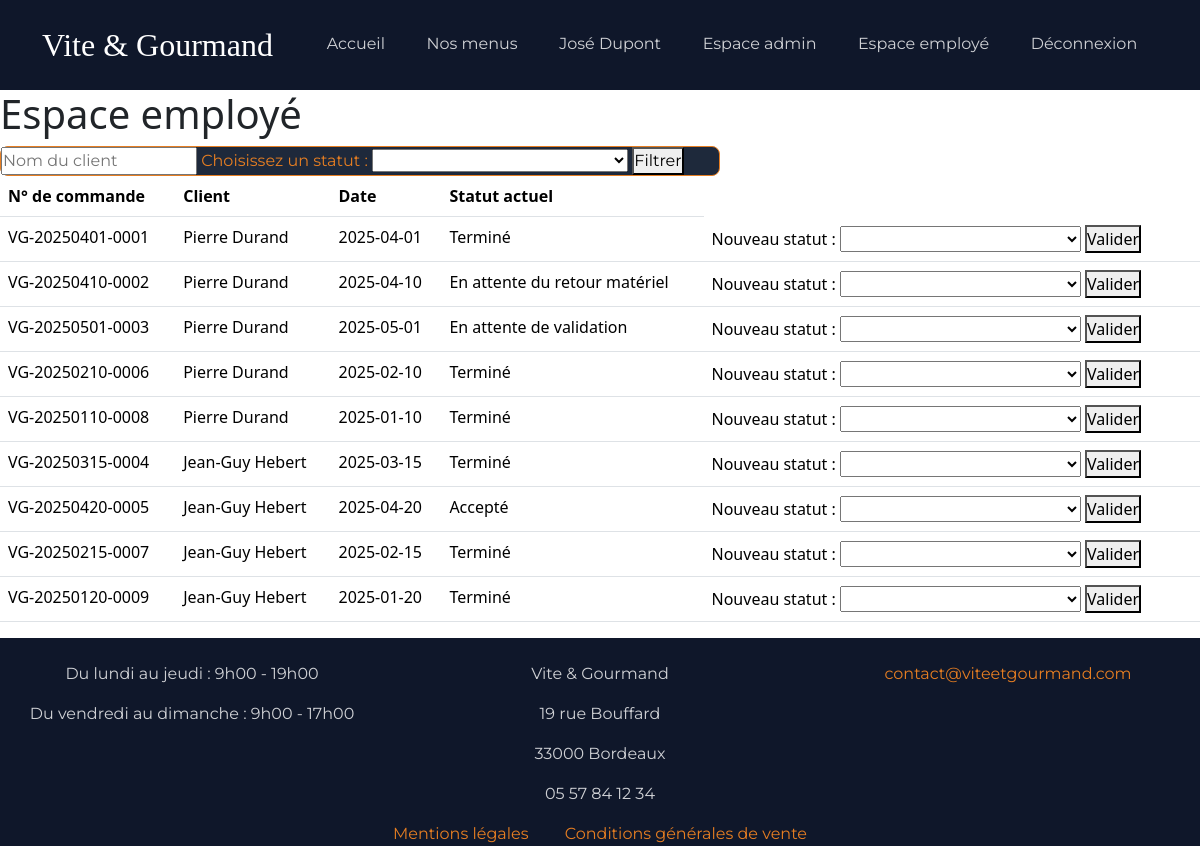
Screenshot of /employe (signed in) with the database file from the repository.
### tables this page shows
CREATE TABLE commande(
   Id_commande INT AUTO_INCREMENT,
   date_commande DATE NOT NULL,
   nbre_pers INT NOT NULL,
   nbre_pers_vegetarien INT,
   montant_total DECIMAL(15,2) NOT NULL,
   prix_livraison DECIMAL(15,2),
   type_livraison VARCHAR(50) NOT NULL,
   adresse_livraison VARCHAR(255),
   code_postal_livraison INT,
   ville_livraison VARCHAR(255) ,
   heure_livraison TIME NOT NULL,
   date_livraison DATE NOT NULL,
   pret_materiel BOOLEAN DEFAULT 0,
   restitution_materiel BOOLEAN DEFAULT 0,
   Id_menu INT NOT NULL,
   Id_Utilisateur INT NOT NULL,
   PRIMARY KEY(Id_commande),
   FOREIGN KEY(Id_menu) REFERENCES menu(Id_menu),
   FOREIGN KEY(Id_Utilisateur) REFERENCES utilisateur(Id_Utilisateur)
);

CREATE TABLE utilisateur(
   Id_Utilisateur INT AUTO_INCREMENT,
   nom VARCHAR(255) NOT NULL,
   prenom VARCHAR(255) NOT NULL,
   email VARCHAR(255) NOT NULL,
   mot_de_passe VARCHAR(255) NOT NULL,
   telephone VARCHAR(50) NOT NULL,
   adresse VARCHAR(255) NOT NULL,
   code_postal VARCHAR(50) NOT NULL,
   ville VARCHAR(255) NOT NULL,
   actif BOOLEAN NOT NULL DEFAULT 1,
   Id_role INT NOT NULL,
    
   must_change_password BOOLEAN NOT NULL DEFAULT 0,
   PRIMARY KEY(Id_Utilisateur),
   UNIQUE(email),
   FOREIGN KEY(Id_role) REFERENCES roles(Id_role)
);

### src/controllers/EmployeController.php (called while the page is built, shortened)
<?php
class EmployeController
{
    public function showOrders()
    {
        $filters = [
            'statut' => $_GET['statut'] ?? null,
            'client' => $_GET['client'] ?? null,
        ];
        $orders = EmployeModel::getAllOrders($filters);
        require_once(__DIR__ . '/../views/employe/commandes.php');
    }
}

### src/core/Router.php (called while the page is built, shortened)
<?php
class Router
{
    private $routes = [];
    public function add($url, $action)
    {
        $this->routes[$url] = $action;
    }
    public function dispatch()
    {
        $path = parse_url($_SERVER['REQUEST_URI'], PHP_URL_PATH);
        $path = rtrim($path, "/");
        try {
            $action = $this->routes[$path];
            $nomMethode = $action[1];
            $controller = new $nomController();
            $controller->$nomMethode();
        } catch (\Throwable $th) {
            http_response_code(500);
            die("Erreur serveur : " . $th->getMessage());
        }
    }
}

### public/index.php (called while the page is built, shortened)
<?php
$router = new Router();
$router->add('/', [HomeController::class, 'index']);
$router->add('/menus', [MenuController::class, 'index']);
$router->add('/menus/detail', [MenuController::class, 'showDetails']);
$router->add('/menus/filter', [MenuController::class, 'filter']);
$router->add('/connexion', [AuthController::class, 'handleLogin']);
$router->add('/logout', [AuthController::class, 'logout']);
$router->add('/inscription', [AuthController::class, 'handleSignUp']);
$router->add('/mot-de-passe-oublie', [AuthController::class, 'handleResetPassword']);
$router->add('/contact', []);
$router->add('/avis', []);
$router->add('/commande', [OrderController::class, 'handleOrder']);
$router->add('/mon-espace', []);
$router->add('/mon-espace/commandes', [OrderController::class, 'showUserOrders']);
$router->add('/mon-espace/commandes/modifier', [OrderController::class, 'updateOrder']);
$router->add('/mon-espace/commandes/annuler', [OrderController::class, 'deleteOrder']);
$router->add('/mon-espace/avis', [OrderController::class, 'LeaveReview']);
$router->add('/mon-espace/profil', [UserController::class, 'updateProfil']);
$router->add('/employe', [EmployeController::class, 'showOrders']);
$router->add('/employe/statut', [EmployeController::class, 'handleUpdateStatus']);
$router->add('/employe/menus', [EmployeController::class, 'handleMenus']);
$router->add('/employe/avis', [EmployeController::class, 'handleReviews']);
$router->add('/admin', []);
$router->dispatch();

### src/models/EmployeModel.php (called while the page is built, shortened)
<?php
class EmployeModel
{
    public static function getAllOrders($filters)
    {
        $pdo = DatabaseConnection::getInstance();
        $sql = "SELECT commande.*, utilisateur.nom, utilisateur.prenom,
        (SELECT statut_commande.libelle
        FROM commande_statut_commande
        JOIN statut_commande ON commande_statut_commande.Id_Statut_commande = statut_commande.ID_statut_commande
        WHERE commande_statut_commande.Id_commande = commande.Id_commande
        ORDER BY date_changement DESC
        LIMIT 1) AS statut_actuel
        FROM commande
        JOIN utilisateur ON commande.Id_Utilisateur = utilisateur.Id_Utilisateur
        WHERE 1 = 1
        ";
        $params = [];
        $stmt = $pdo->prepare($sql);
        $stmt->execute($params);
        $orders = $stmt->fetchAll();
        return $orders;
    }
}

### src/views/employe/commandes.php (the view, shortened to what this page needs)
<?php require_once('../src/views/layouts/header.php'); ?>
<div class="employe">
    <h1>Espace employé</h1>
</div>
<div class="filters">
    <form method="GET" action="/employe">
        <input type="text" name="client" placeholder="Nom du client">
        <label for="statut-select">Choisissez un statut&nbsp;:</label>
        <select name="statut" id="statut-select">
            <option value=""></option>
            <option value="En attente de validation">En attente de validation</option>
        </select>
        <button type="submit">Filtrer</button>
    </form>
</div>
<div>
    <table class="table">
        <thead>
            <tr>
                <th scope="col">N° de commande</th>
                <th scope="col">Client</th>
                <th scope="col">Date</th>
                <th scope="col">Statut actuel</th>
            </tr>
        </thead>
        <tbody>
            <?php foreach ($orders as $order): ?>
                <tr>
                    <td><?= 'VG-' . date('Ymd', strtotime($order['date_commande'])) . '-' . sprintf('%04d', $order['Id_commande']) ?></td>
                    <td><?= htmlspecialchars($order['prenom'] . ' ' . $order['nom']) ?></td>
                    <td><?= htmlspecialchars($order['date_commande']) ?></td>
                    <td><?= htmlspecialchars($order['statut_actuel']) ?></td>
                    <td>
                        <form method="POST" action="/employe/statut">
                            <label for="statut-select">Nouveau statut&nbsp;:</label>
                            <select name="nouveau_statut" id="nouveau_statut">
                                <option value=""></option>
                                <option value="Accepté">Accepté</option>
                            </select>
                            <button type="submit">Valider</button>
                        </form>
                    </td>
                </tr>
            <?php endforeach; ?>
        </tbody>
    </table>
</div>
<?php require_once('../src/views/layouts/footer.php'); ?>

### public/assets/css/style.css (style rules this page uses)
* { padding: 0; margin: 0; }
:root { --couleur-primary: #0056b3; --couleur-secondary: #e67e22; --couleur-dark: #0f172a; --couleur-bg-dark: #1e293b; --font-titre: "Playfair Display", serif; --font-texte: "Montserrat", sans-serif; }
.filters { font-family: var(--font-texte); color: var(--couleur-secondary); border: 1px solid var(--couleur-secondary); background-color: var(--couleur-bg-dark); border-radius: 8px; width: 60%; }

### rows the page displays
commande: date_commande "20250401", Id_commande "0001", Id_Utilisateur.nom "Pierre Durand", date_commande "2025-04-01", statut_actuel "Terminé"
commande: date_commande "20250410", Id_commande "0002", Id_Utilisateur.nom "Pierre Durand", date_commande "2025-04-10", statut_actuel "En attente du retour matériel"
commande: date_commande "20250501", Id_commande "0003", Id_Utilisateur.nom "Pierre Durand", date_commande "2025-05-01", statut_actuel "En attente de validation"
commande: date_commande "20250210", Id_commande "0006", Id_Utilisateur.nom "Pierre Durand", date_commande "2025-02-10", statut_actuel "Terminé"
commande: date_commande "20250110", Id_commande "0008", Id_Utilisateur.nom "Pierre Durand", date_commande "2025-01-10", statut_actuel "Terminé"
commande: date_commande "20250315", Id_commande "0004", Id_Utilisateur.nom "Jean-Guy Hebert", date_commande "2025-03-15", statut_actuel "Terminé"
commande: date_commande "20250420", Id_commande "0005", Id_Utilisateur.nom "Jean-Guy Hebert", date_commande "2025-04-20", statut_actuel "Accepté"
commande: date_commande "20250215", Id_commande "0007", Id_Utilisateur.nom "Jean-Guy Hebert", date_commande "2025-02-15", statut_actuel "Terminé"
commande: date_commande "20250120", Id_commande "0009", Id_Utilisateur.nom "Jean-Guy Hebert", date_commande "2025-01-20", statut_actuel "Terminé"

### other values shown
$_SESSION['prenom'] "José"
$_SESSION['nom'] "Dupont"
